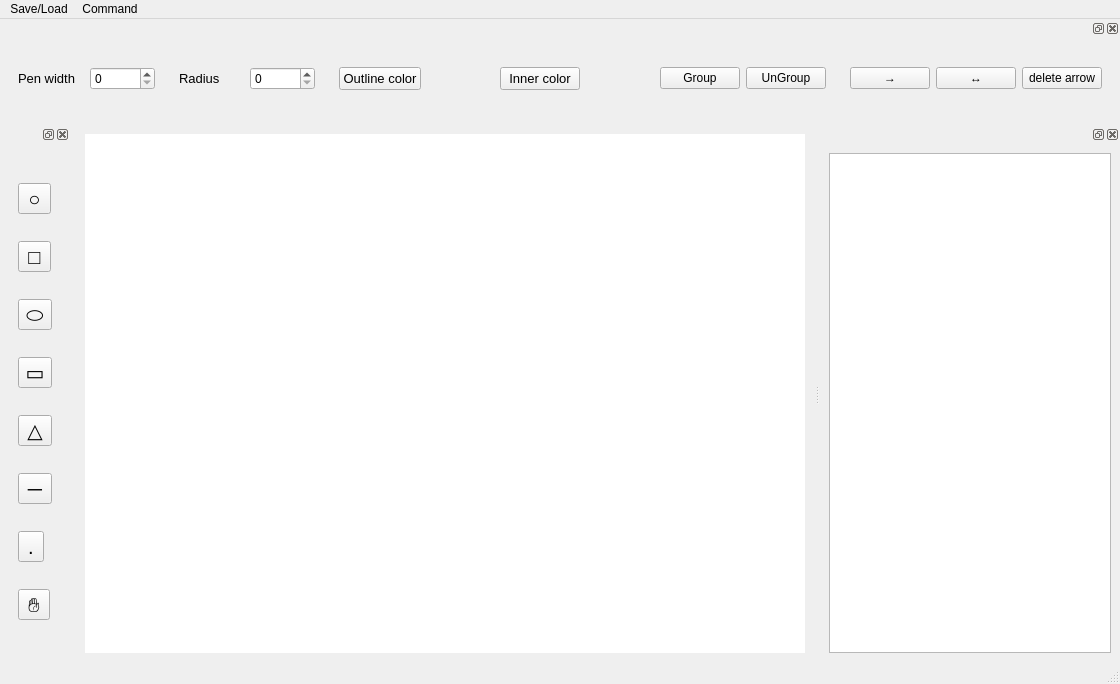
<?xml version="1.0" encoding="UTF-8"?>
<ui version="4.0">
 <class>MainWindow</class>
 <widget class="QMainWindow" name="MainWindow">
  <property name="geometry">
   <rect>
    <x>0</x>
    <y>0</y>
    <width>1120</width>
    <height>684</height>
   </rect>
  </property>
  <property name="windowTitle">
   <string>MainWindow</string>
  </property>
  <widget class="QWidget" name="centralwidget">
   <layout class="QGridLayout" name="gridLayout">
    <item row="0" column="0">
     <widget class="QWidget" name="canvas" native="true">
      <property name="autoFillBackground">
       <bool>false</bool>
      </property>
      <property name="styleSheet">
       <string notr="true">QWidget{background-color:rgb(255, 255, 255);}</string>
      </property>
     </widget>
    </item>
   </layout>
  </widget>
  <widget class="QMenuBar" name="menubar">
   <property name="geometry">
    <rect>
     <x>0</x>
     <y>0</y>
     <width>1120</width>
     <height>26</height>
    </rect>
   </property>
   <widget class="QMenu" name="menuSave_Load">
    <property name="title">
     <string>Save/Load</string>
    </property>
    <addaction name="separator"/>
    <addaction name="actionSave"/>
    <addaction name="actionLoad"/>
   </widget>
   <widget class="QMenu" name="menuCommand">
    <property name="title">
     <string>Command</string>
    </property>
    <addaction name="separator"/>
    <addaction name="Undo"/>
    <addaction name="Redo"/>
   </widget>
   <addaction name="menuSave_Load"/>
   <addaction name="menuCommand"/>
  </widget>
  <widget class="QStatusBar" name="statusbar"/>
  <widget class="QDockWidget" name="dockWidget_1">
   <property name="minimumSize">
    <size>
     <width>1099</width>
     <height>100</height>
    </size>
   </property>
   <property name="maximumSize">
    <size>
     <width>524287</width>
     <height>100</height>
    </size>
   </property>
   <attribute name="dockWidgetArea">
    <number>4</number>
   </attribute>
   <widget class="QWidget" name="dockWidgetContents_1">
    <layout class="QHBoxLayout" name="horizontalLayout">
     <item>
      <widget class="QFrame" name="frame_4">
       <property name="maximumSize">
        <size>
         <width>200</width>
         <height>16777215</height>
        </size>
       </property>
       <property name="frameShape">
        <enum>QFrame::NoFrame</enum>
       </property>
       <layout class="QHBoxLayout" name="horizontalLayout_4">
        <item>
         <widget class="QLabel" name="pen_width_label">
          <property name="font">
           <font>
            <pointsize>10</pointsize>
           </font>
          </property>
          <property name="text">
           <string>Pen width</string>
          </property>
         </widget>
        </item>
        <item>
         <widget class="QSpinBox" name="pen_width"/>
        </item>
       </layout>
      </widget>
     </item>
     <item>
      <widget class="QFrame" name="frame">
       <property name="maximumSize">
        <size>
         <width>200</width>
         <height>16777215</height>
        </size>
       </property>
       <property name="frameShape">
        <enum>QFrame::NoFrame</enum>
       </property>
       <layout class="QHBoxLayout" name="horizontalLayout_5">
        <item>
         <widget class="QLabel" name="radius">
          <property name="font">
           <font>
            <pointsize>10</pointsize>
           </font>
          </property>
          <property name="text">
           <string>Radius</string>
          </property>
         </widget>
        </item>
        <item>
         <widget class="QSpinBox" name="spinBox_radius"/>
        </item>
       </layout>
      </widget>
     </item>
     <item>
      <widget class="QFrame" name="frame_2">
       <property name="maximumSize">
        <size>
         <width>200</width>
         <height>16777215</height>
        </size>
       </property>
       <property name="frameShape">
        <enum>QFrame::NoFrame</enum>
       </property>
       <layout class="QHBoxLayout" name="horizontalLayout_2">
        <item>
         <widget class="QPushButton" name="pushButton_outlinecolor">
          <property name="font">
           <font>
            <pointsize>10</pointsize>
           </font>
          </property>
          <property name="text">
           <string>Outline color</string>
          </property>
         </widget>
        </item>
        <item>
         <widget class="QLabel" name="outlinecolor">
          <property name="text">
           <string/>
          </property>
         </widget>
        </item>
       </layout>
      </widget>
     </item>
     <item>
      <widget class="QFrame" name="frame_3">
       <property name="maximumSize">
        <size>
         <width>200</width>
         <height>16777215</height>
        </size>
       </property>
       <property name="frameShape">
        <enum>QFrame::NoFrame</enum>
       </property>
       <layout class="QHBoxLayout" name="horizontalLayout_3">
        <item>
         <widget class="QPushButton" name="pushButton_innercolor">
          <property name="font">
           <font>
            <pointsize>10</pointsize>
           </font>
          </property>
          <property name="text">
           <string>Inner color</string>
          </property>
         </widget>
        </item>
        <item>
         <widget class="QLabel" name="innercolor">
          <property name="text">
           <string/>
          </property>
         </widget>
        </item>
       </layout>
      </widget>
     </item>
     <item>
      <widget class="QFrame" name="frame_5">
       <property name="maximumSize">
        <size>
         <width>200</width>
         <height>16777215</height>
        </size>
       </property>
       <property name="frameShape">
        <enum>QFrame::NoFrame</enum>
       </property>
       <layout class="QHBoxLayout" name="horizontalLayout_6">
        <item>
         <widget class="QPushButton" name="Group_pushButton">
          <property name="text">
           <string>Group</string>
          </property>
         </widget>
        </item>
        <item>
         <widget class="QPushButton" name="UnGroup_pushButton">
          <property name="text">
           <string>UnGroup</string>
          </property>
         </widget>
        </item>
       </layout>
      </widget>
     </item>
     <item>
      <widget class="QFrame" name="frame_arrows">
       <property name="maximumSize">
        <size>
         <width>300</width>
         <height>16777215</height>
        </size>
       </property>
       <property name="frameShape">
        <enum>QFrame::NoFrame</enum>
       </property>
       <layout class="QHBoxLayout" name="horizontalLayout_7">
        <item>
         <widget class="QPushButton" name="single_arrow">
          <property name="text">
           <string>→</string>
          </property>
          <property name="checkable">
           <bool>true</bool>
          </property>
          <property name="autoExclusive">
           <bool>true</bool>
          </property>
         </widget>
        </item>
        <item>
         <widget class="QPushButton" name="double_arrow">
          <property name="text">
           <string>↔</string>
          </property>
          <property name="checkable">
           <bool>true</bool>
          </property>
          <property name="autoExclusive">
           <bool>true</bool>
          </property>
         </widget>
        </item>
        <item>
         <widget class="QPushButton" name="delete_arrow">
          <property name="text">
           <string>delete arrow</string>
          </property>
          <property name="checkable">
           <bool>true</bool>
          </property>
          <property name="autoExclusive">
           <bool>true</bool>
          </property>
         </widget>
        </item>
       </layout>
      </widget>
     </item>
    </layout>
   </widget>
  </widget>
  <widget class="QDockWidget" name="dockWidget_2">
   <property name="minimumSize">
    <size>
     <width>70</width>
     <height>467</height>
    </size>
   </property>
   <property name="maximumSize">
    <size>
     <width>70</width>
     <height>524287</height>
    </size>
   </property>
   <attribute name="dockWidgetArea">
    <number>1</number>
   </attribute>
   <widget class="QWidget" name="dockWidgetContents_2">
    <layout class="QVBoxLayout" name="verticalLayout">
     <item>
      <widget class="QFrame" name="frame_forms">
       <property name="font">
        <font>
         <pointsize>15</pointsize>
        </font>
       </property>
       <property name="frameShape">
        <enum>QFrame::NoFrame</enum>
       </property>
       <layout class="QVBoxLayout" name="verticalLayout_2">
        <item>
         <widget class="QToolButton" name="circle">
          <property name="text">
           <string>○</string>
          </property>
          <property name="checkable">
           <bool>true</bool>
          </property>
          <property name="autoExclusive">
           <bool>true</bool>
          </property>
         </widget>
        </item>
        <item>
         <widget class="QToolButton" name="square">
          <property name="text">
           <string>□</string>
          </property>
          <property name="checkable">
           <bool>true</bool>
          </property>
          <property name="autoExclusive">
           <bool>true</bool>
          </property>
         </widget>
        </item>
        <item>
         <widget class="QToolButton" name="ellipse">
          <property name="text">
           <string>⬭</string>
          </property>
          <property name="checkable">
           <bool>true</bool>
          </property>
          <property name="autoExclusive">
           <bool>true</bool>
          </property>
         </widget>
        </item>
        <item>
         <widget class="QToolButton" name="rectangle">
          <property name="text">
           <string>▭</string>
          </property>
          <property name="checkable">
           <bool>true</bool>
          </property>
          <property name="autoExclusive">
           <bool>true</bool>
          </property>
         </widget>
        </item>
        <item>
         <widget class="QToolButton" name="triangle">
          <property name="text">
           <string>△</string>
          </property>
          <property name="checkable">
           <bool>true</bool>
          </property>
          <property name="autoExclusive">
           <bool>true</bool>
          </property>
         </widget>
        </item>
        <item>
         <widget class="QToolButton" name="line">
          <property name="text">
           <string>─</string>
          </property>
          <property name="checkable">
           <bool>true</bool>
          </property>
          <property name="autoExclusive">
           <bool>true</bool>
          </property>
         </widget>
        </item>
        <item>
         <widget class="QToolButton" name="point">
          <property name="text">
           <string>.</string>
          </property>
          <property name="checkable">
           <bool>true</bool>
          </property>
          <property name="autoExclusive">
           <bool>true</bool>
          </property>
         </widget>
        </item>
        <item>
         <widget class="QToolButton" name="hand">
          <property name="text">
           <string>✋</string>
          </property>
          <property name="checkable">
           <bool>true</bool>
          </property>
          <property name="autoExclusive">
           <bool>true</bool>
          </property>
         </widget>
        </item>
       </layout>
      </widget>
     </item>
    </layout>
   </widget>
  </widget>
  <widget class="QDockWidget" name="dockWidget">
   <property name="minimumSize">
    <size>
     <width>300</width>
     <height>135</height>
    </size>
   </property>
   <attribute name="dockWidgetArea">
    <number>2</number>
   </attribute>
   <widget class="QWidget" name="dockWidgetContents">
    <layout class="QGridLayout" name="gridLayout_2">
     <item row="0" column="0">
      <widget class="QTreeView" name="treeView"/>
     </item>
    </layout>
   </widget>
  </widget>
  <action name="actionSave">
   <property name="text">
    <string>Save</string>
   </property>
  </action>
  <action name="actionLoad">
   <property name="text">
    <string>Load</string>
   </property>
  </action>
  <action name="actionprevious">
   <property name="text">
    <string>undo</string>
   </property>
  </action>
  <action name="actionredo">
   <property name="text">
    <string>redo</string>
   </property>
  </action>
  <action name="Undo">
   <property name="text">
    <string>Undo</string>
   </property>
  </action>
  <action name="Redo">
   <property name="text">
    <string>Redo</string>
   </property>
  </action>
 </widget>
 <resources/>
 <connections/>
</ui>
